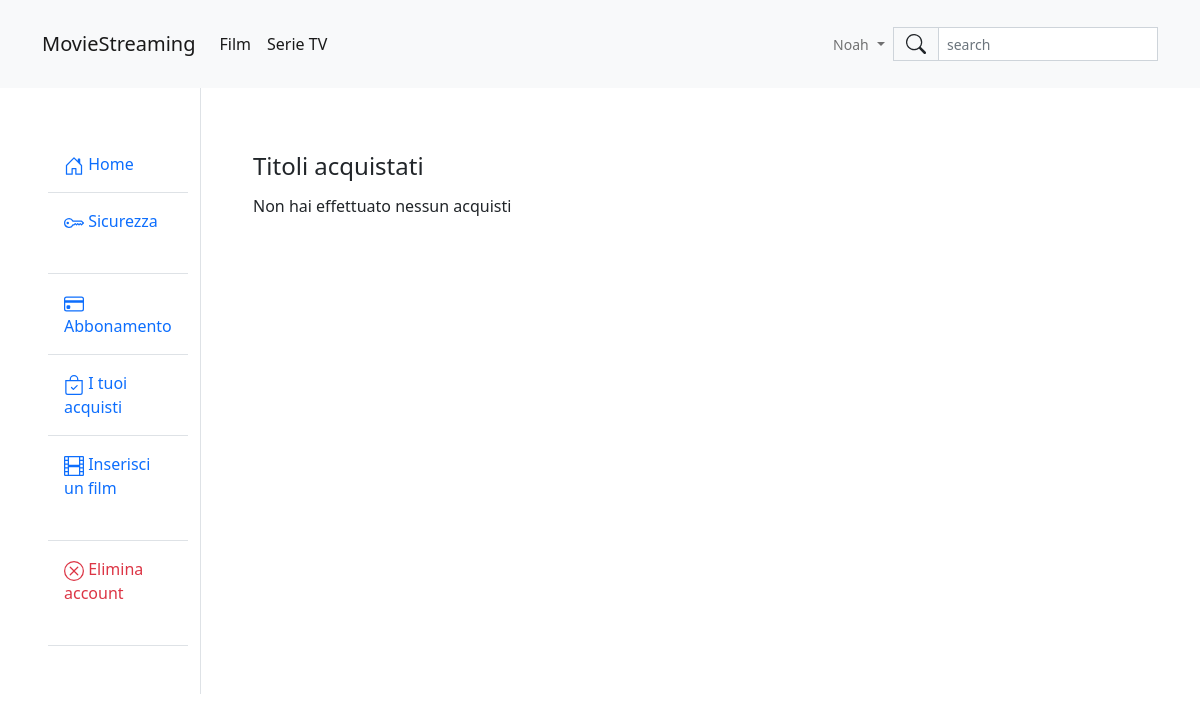
The page /profile/your-purchases (signed in) on the database as committed earlier.
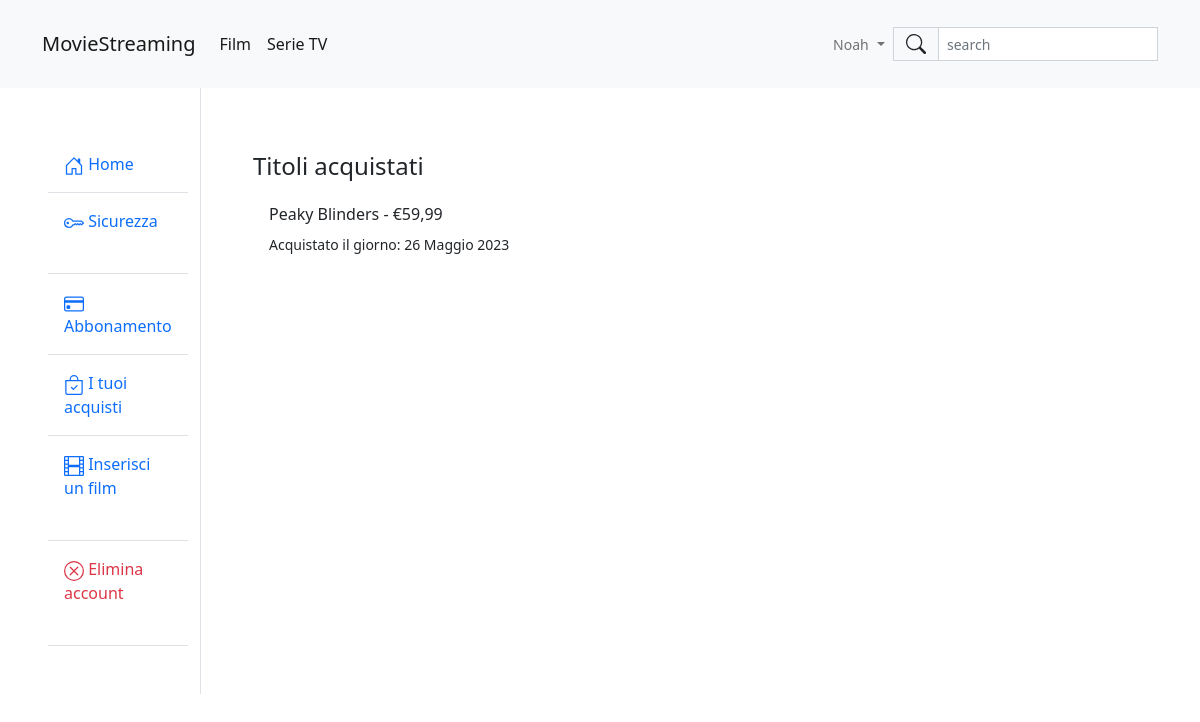
The same page on the database as committed later.
### profile/models.py (models this page shows, shortened)
class UserPurchase(models.Model):
  user  = models.ForeignKey(User, on_delete=models.CASCADE)
  title = models.ForeignKey(Title, on_delete=models.CASCADE)
  date  = models.DateField(default=timezone.now)
  class Meta:
    unique_together = (("user", "title"),)

### movies/models.py (models this page shows, shortened)
class Title(models.Model):
  name          = models.CharField(max_length=100, unique=True)
  release_date  = models.DateField()
  description   = models.TextField()
  thumb         = models.ForeignKey(Thumb, null=True, on_delete=models.SET_NULL)
  genre         = models.ForeignKey(Genre, null=True, on_delete=models.SET_NULL)
  type          = models.CharField(max_length=5, choices=[('film', 'film'), ('serie', 'serie')])
  included      = models.BooleanField(default=True)
  cost          = models.DecimalField(max_digits=5, decimal_places=2, null=True, default=None)

### profile/views.py (the view)
# urls.py: path('your-purchases', views.ViewPurchase.as_view(), name="view_purchases"),
class ViewPurchase(LoginRequiredMixin, View):
  login_url = '/authentication/login/'
  redirect_field_name = 'redirect_to'
  def get(self, request):
    purchases = UserPurchase.objects.filter(user=request.user)
    context = {
      'purchases' : purchases
    }
    return render(request, "profile/purchases.html", context)

### profile/templates/profile/purchases.html (shortened to what this page needs)
{% extends 'base.html' %}
{% block content %}
{% include 'navbar.html' %}
{% load static %}
<div class="container-fluid">
  <div class="row">
    {% include 'profile/sidebar.html' %}
    <div class="col-lg-10 border-start">
      <div class="container py-5">
        <div class="card border-0">
          <div class="card-body">
            <h4 class="card-title">Titoli acquistati</h4>
            {% if purchases %}
              <ul class="list-group list-group-flush">
                {% for purchase in purchases %}
                  <li class="list-group-item">
                    <h6>{{ purchase.title.name }} - €{{ purchase.title.cost }}</h6>
                    <small>Acquistato il giorno: {{ purchase.date }}</small>
                  </li>
                {% endfor %}
              </ul>
            {% else %}
              <h6>Non hai effettuato nessun acquisti</h6>
            {% endif %}
          </div>
        </div>
      </div>
    </div>
  </div>
</div>
{% endblock %}

Rows that differ between the two databases and show on the page:
added UserPurchase: title.name "Peaky Blinders", title.cost "59,99", date "26 Maggio 2023"
Other text that changed with them:
text no longer shown: "Non hai effettuato nessun acquisti"
